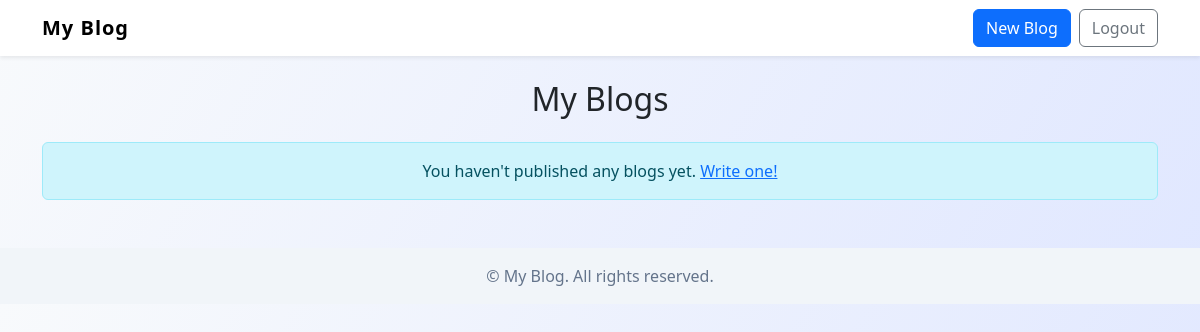
The page /my/ (signed in) on the database as committed earlier.
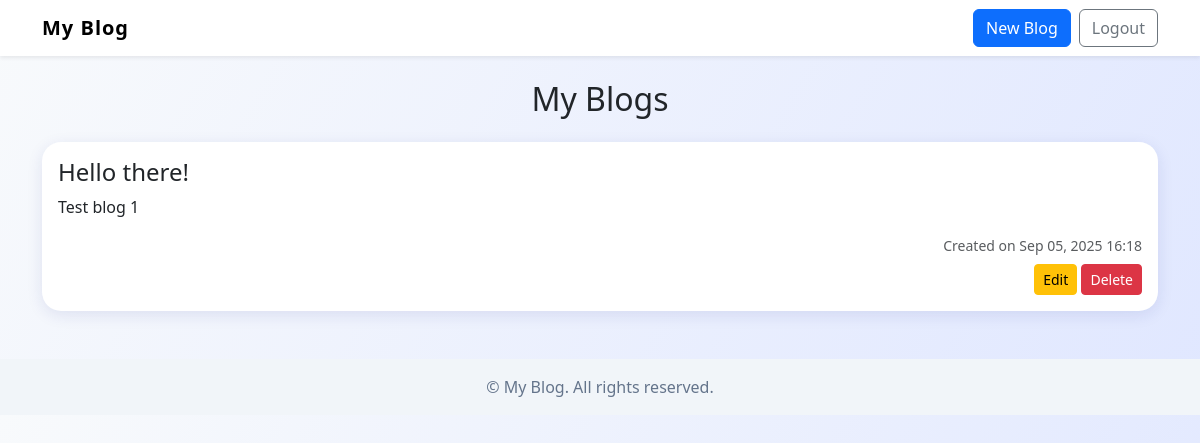
The same page on the database as committed later.
### blog/models.py (models this page shows, shortened)
class BlogPost(models.Model):
    title = models.CharField(max_length=200)
    content = models.TextField()
    author = models.ForeignKey(User, on_delete=models.CASCADE)
    created_at = models.DateTimeField(auto_now_add=True)

### blog/views.py (the view)
# urls.py: path('my/', views.my_blogs, name='my_blogs'),
@login_required
def my_blogs(request):
    blogs = BlogPost.objects.filter(author=request.user).order_by('-created_at')
    return render(request, 'my_blogs.html', {'blogs': blogs})

### templates/my_blogs.html (shortened to what this page needs)
<!DOCTYPE html>
<html>
<head>
    <link href="https://cdn.jsdelivr.net/npm/bootstrap@5.3.2/dist/css/bootstrap.min.css" rel="stylesheet">
</head>
<body>
<nav class="navbar navbar-expand-lg navbar-light bg-white shadow-sm mb-4">
  <div class="container">
    <a class="navbar-brand" href="/">My Blog</a>
    <div class="d-flex">
      <a href="/create/" class="btn btn-primary me-2">New Blog</a>
      <a href="/accounts/logout/" class="btn btn-outline-secondary">Logout</a>
    </div>
  </div>
</nav>
<div class="container">
    <h2 class="mb-4 text-center">My Blogs</h2>
    {% for blog in blogs %}
    <div class="card blog-card mb-4">
        <div class="card-body">
            <h4 class="card-title">{{ blog.title }}</h4>
            <p class="card-text">{{ blog.content|linebreaksbr }}</p>
            <div class="text-end text-muted small">Created on {{ blog.created_at|date:"M d, Y H:i" }}</div>
            <div class="mt-2 text-end">
                <a href="/edit/{{ blog.id }}/" class="btn btn-sm btn-warning">Edit</a>
                <a href="/delete/{{ blog.id }}/" class="btn btn-sm btn-danger">Delete</a>
            </div>
        </div>
    </div>
    {% empty %}
    <div class="alert alert-info text-center">You haven't published any blogs yet. <a href="/create/">Write one!</a></div>
    {% endfor %}
</div>
<div class="footer mt-5">
    &copy; {{ now|date:"Y" }} My Blog. All rights reserved.
</div>
</body>
</html>

Rows that differ between the two databases and show on the page:
added BlogPost: title "Hello there!", content "Test blog 1", created_at "Sep 05, 2025 16:18"
Other text that changed with them:
text no longer shown: "You haven't published any blogs yet. Write one!"
